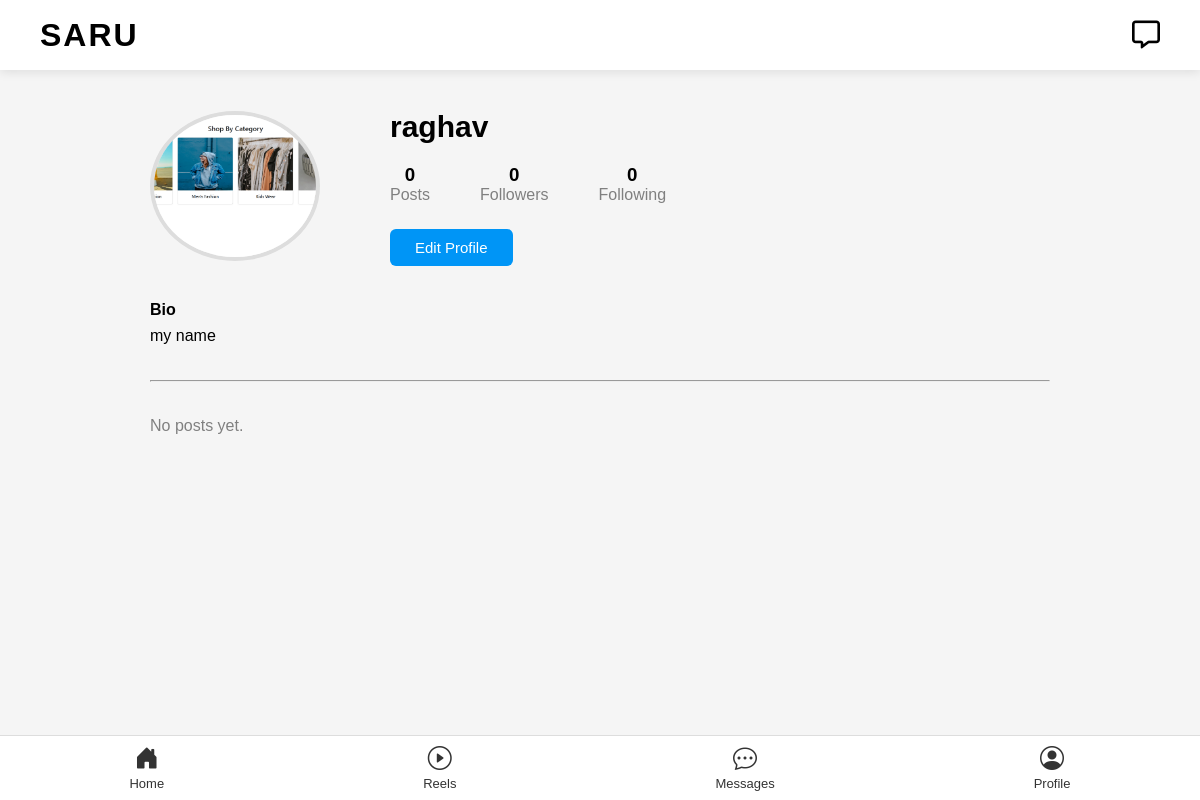
/profile/ (signed in), run on the app's committed database.
### app/models.py (models this page shows, shortened)
class Profile(models.Model):
    user = models.OneToOneField(
        User,
        on_delete=models.CASCADE
    )
    image = models.ImageField(
        upload_to="profile/",
        blank=True
    )
    bio = models.TextField(
        blank=True
    )
    followers = models.ManyToManyField(
        User,
        related_name="following",
        blank=True
    )
    def followers_count(self):
        return self.followers.count()
    def following_count(self):
        return self.user.following.count()

### app/views.py (the view)
# urls.py: path('profile/', views.profile_list, name='profile'),
@login_required(login_url='login')
def profile_list(request):
    profile, _ = Profile.objects.get_or_create(user=request.user)
    posts = Post.objects.filter(user=request.user).select_related('user__profile').order_by('-created_at')
    return render(request, "profile.html", {'profile': profile, 'posts': posts})

### templates/profile.html (shortened to what this page needs)
{% load static %}
    <!DOCTYPE html>
    <html lang="en">
    <head>
        <link rel="stylesheet" href="{% static 'profile.css' %}">
    </head>
    <body>
    {% include 'hearder.html' %}
    <div class="profile-container">
        <div class="profile-header">
            <div class="profile-image">
                {% if profile.image %}
                    <img src="{{ profile.image.url }}" width="150" style="border-radius:50%;object-fit:cover;height:150px;">
                {% else %}
                    <img src="{% static 'images/default-avatar.png' %}" width="150" height="150" style="border-radius:50%;object-fit:cover;" alt="Default Avatar">
                {% endif %}
            </div>
            <div class="profile-info">
                <h2>{{ profile.user.username }}</h2>
                <div class="stats">
                    <div>
                        <h3>{{ posts.count }}</h3>
                        <p>Posts</p>
                    </div>
                    <div>
                        <h3>{{ profile.followers_count }}</h3>
                        <p>Followers</p>
                    </div>
                    <div>
                        <h3>{{ profile.following_count }}</h3>
                        <p>Following</p>
                    </div>
                </div>
                <a href="{% url 'edit_profile' %}"><button>Edit Profile</button></a>
            </div>
        </div>
        <div class="bio">
            <h4>Bio</h4>
            <p>{{ profile.bio }}</p>
        </div>
        <hr>
        <div class="posts">
            {% for post in posts %}
                <div class="post" style="position:relative;">
                    <div style="display:flex;align-items:center;gap:8px;padding:6px 8px;">
                        {% if post.user.profile.image %}
                            <img src="{{ post.user.profile.image.url }}" style="width:32px;height:32px;border-radius:50%;object-fit:cover;">
                        {% else %}
                            <img src="{% static 'images/default-avatar.png' %}" style="width:32px;height:32px;border-radius:50%;object-fit:cover;">
                        {% endif %}
                        <span style="font-size:13px;font-weight:600;">{{ post.user.username }}</span>
                    </div>
                    {% if post.image %}
                        <img src="{{ post.image.url }}" style="width:100%;height:100%;object-fit:cover;border-radius:8px;">
                    {% endif %}
                    <form method="POST" action="{% url 'delete_post' post.id %}" style="position:absolute;top:5px;right:5px;">
                        {% csrf_token %}
                        <button type="submit" onclick="return confirm('Delete this post?')" style="background:rgba(255,0,0,0.7);color:white;border:none;border-radius:50%;width:28px;height:28px;cursor:pointer;font-size:16px;">🗑</button>
                    </form>
                </div>
            {% empty %}
                <p style="color:gray;">No posts yet.</p>
            {% endfor %}
        </div>
    </div>
    {% include 'navbar.html' %}
    </body>
    </html>

### static/profile.css (style rules this page uses)
* { margin:0; padding:0; box-sizing:border-box; font-family:Arial,sans-serif; }
body { background:#fafafa; }
.profile-container { width:900px; margin:40px auto; }
.profile-header { display:flex; align-items:center; gap:70px; }
.profile-image img { width:170px; height:170px; border-radius:50%; border:4px solid #ddd; object-fit:cover; }
.profile-info h2 { font-size:30px; margin-bottom:20px; }
.stats { display:flex; gap:50px; margin-bottom:25px; }
.stats h3 { text-align:center; }
.stats p { color:gray; }
button { padding:10px 25px; border:none; background:#0095f6; color:white; border-radius:6px; cursor:pointer; font-size:15px; }
.bio { margin-top:35px; }
.bio h4 { margin-bottom:8px; }
hr { margin:35px 0; }
.posts { display:grid; grid-template-columns:repeat(3,1fr); gap:15px; }

### static/hearder.css (style rules this page uses)
* { margin:0; padding:0; box-sizing:border-box; font-family:Arial, Helvetica, sans-serif; }
body { background:#f5f5f5; }

### data on the page
Profile: image (picture), user.username "raghav", followers_count "0", following_count "0", bio "my name"

### other printed values
{{ posts.count }} "0"
